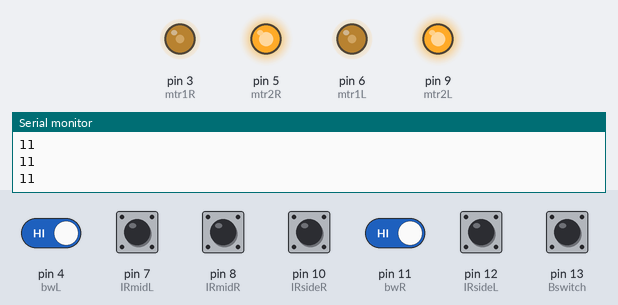
Bench run of a sketch on a simulated Arduino Uno, built with avr-gcc and run on an emulated ATmega328P. Parts: output pins drawn as LEDs (lit = HIGH), the last lines printed to the serial monitor. Dashed ring = blinking. The test bench sets the inputs (shaded band); at power-on: pin 4 (bwL), pin 7 (IRmidL), pin 8 (IRmidR), pin 10 (IRsideR), pin 11 (bwR), pin 12 (IRsideL) HIGH, pin 13 (Bswitch) LOW.

Above: at 1.2 s.
1.3 s: pin 4 (bwL) driven LOW
At 3.3 s:
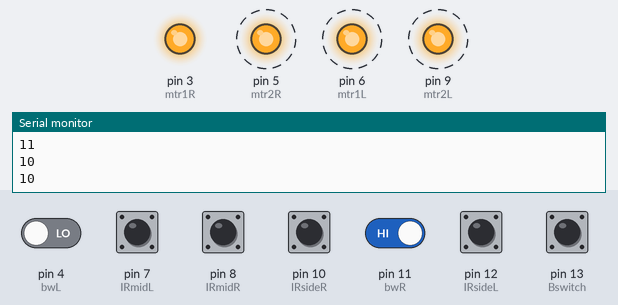
4.3 s: pin 11 (bwR) driven LOW
7.3 s: pin 11 (bwR) driven HIGH
At 8.38 s:
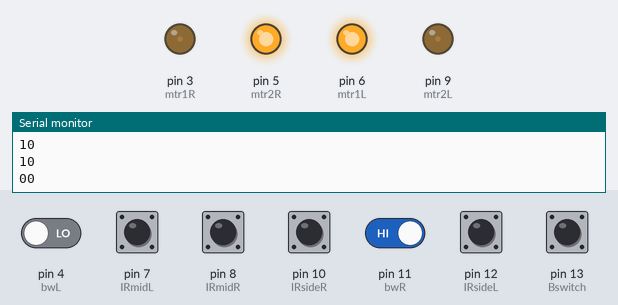
10.3 s: pin 4 (bwL) driven HIGH
At 10.9 s:
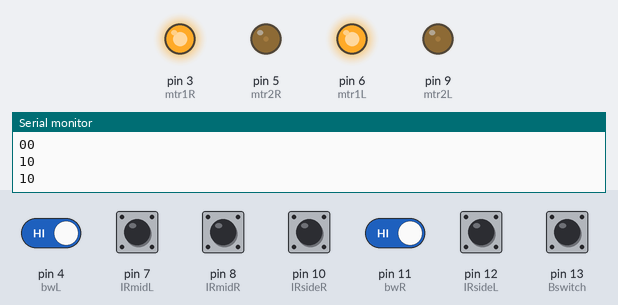
Timing chart, 0 to 13.3 s (numbered marks = the images above; inputs shaded):
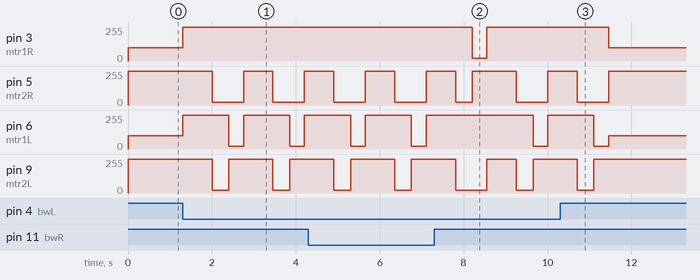

Measured:
- after the input at 1.3 s, pin 3 (mtr1R): 100/255 → 255/255 at once; pin 5 (mtr2R): alternates 255/255 for 0.70 s and 20/255 for 0.75 s, starting after 0.71 s; pin 6 (mtr1L): alternates 255/255 for 1.1 s and 20/255 for 0.35 s, starting at once; pin 9 (mtr2L): alternates 255/255 for 1.1 s and 20/255 for 0.40 s, starting after 0.71 s
- after the input at 10.3 s, pin 3 (mtr1R): 255/255 → 100/255 after 1.2 s; pin 5 (mtr2R): goes on until 11.5 s, then stays 255/255; pin 9 (mtr2L): goes on until 11.1 s, then stays 255/255

The sketch:

Sumo.ino
```cpp
/*
Author: Karim Q.
Date: ~2019
*/
#define interrupt 2
#define IRsideR 10
#define IRsideL 12
#define IRmidR 8
#define IRmidL 7

#define bwR 11
#define bwL 4

#define mtr1R 3
#define mtr2R 5
#define mtr1L 6
#define mtr2L 9

#define Bswitch 13

int orimil = 0;
int searchinterval = 500;
int i = 0;
int count;
int k = 0;

int raiseS = 200;

char flag = "R";

int flag2 = 0;

void setup() {
  pinMode(IRsideR, INPUT); pinMode(IRsideL, INPUT);
  pinMode(IRmidR, INPUT); pinMode(IRmidL, INPUT);

  pinMode(bwR, INPUT); pinMode(bwL, INPUT);

  pinMode(mtr1R, OUTPUT); pinMode(mtr2R, OUTPUT);
  pinMode(mtr1L, OUTPUT); pinMode(mtr2L, OUTPUT);

  // pinMode(interrupt, INPUT_PULLUP);
  // attachInterrupt (digitalPinToInterrupt (interrupt), interfunc, LOW);

  Serial.begin(9600);
}

void interfunc() {
  digitalWrite(mtr1R, HIGH); analogWrite(mtr2R, 20);
  analogWrite(mtr1L, 20); digitalWrite(mtr2L, HIGH);

  delayMicroseconds(16000); delayMicroseconds(16000); delayMicroseconds(16000); delayMicroseconds(16000); delayMicroseconds(16000); delayMicroseconds(16000); delayMicroseconds(16000);
  delayMicroseconds(16000); delayMicroseconds(16000); delayMicroseconds(16000); delayMicroseconds(16000); delayMicroseconds(16000); delayMicroseconds(16000); delayMicroseconds(16000);
  delayMicroseconds(16000); delayMicroseconds(16000); delayMicroseconds(16000); delayMicroseconds(16000); delayMicroseconds(16000); delayMicroseconds(16000); delayMicroseconds(16000);
  delayMicroseconds(16000); delayMicroseconds(16000); delayMicroseconds(16000); delayMicroseconds(16000); delayMicroseconds(16000); delayMicroseconds(16000); delayMicroseconds(16000);
  delayMicroseconds(16000); delayMicroseconds(16000); delayMicroseconds(16000); delayMicroseconds(16000); delayMicroseconds(16000); delayMicroseconds(16000); delayMicroseconds(16000);
  //delayMicroseconds(16000); delayMicroseconds(16000); delayMicroseconds(16000); delayMicroseconds(16000); delayMicroseconds(16000); delayMicroseconds(16000); delayMicroseconds(16000);
  //delayMicroseconds(16000); delayMicroseconds(16000); delayMicroseconds(16000); delayMicroseconds(16000); delayMicroseconds(16000); delayMicroseconds(16000); delayMicroseconds(16000);
  //delayMicroseconds(16000); delayMicroseconds(16000); delayMicroseconds(16000); delayMicroseconds(16000); delayMicroseconds(16000); delayMicroseconds(16000); delayMicroseconds(16000);
  //delayMicroseconds(16000); delayMicroseconds(16000); delayMicroseconds(16000); delayMicroseconds(16000); delayMicroseconds(16000); delayMicroseconds(16000); delayMicroseconds(16000);

  stopA();
}

void formove(int right, int left) {
  analogWrite(mtr1R, right); digitalWrite(mtr2R, HIGH);
  analogWrite(mtr1L, left); digitalWrite(mtr2L, HIGH);
}

void stopA() {
  digitalWrite(mtr1R, HIGH); digitalWrite(mtr2R, HIGH);
  digitalWrite(mtr1L, HIGH); digitalWrite(mtr2L, HIGH);
}

void back(int backT) {
  digitalWrite(3, HIGH); analogWrite(5, 20);
  digitalWrite(6, HIGH); analogWrite(9, 20);

  delay(backT);
}

void TurningL(int TurnT) {
  digitalWrite(mtr1R, HIGH);
  analogWrite(mtr2R, 20);
  analogWrite(mtr1L, 20);
  digitalWrite(mtr2L, HIGH);

  delay(TurnT);
}

void TurningR(int TurnT) {
  analogWrite(mtr1R, 20); digitalWrite(mtr2R, HIGH);
  digitalWrite(mtr1L, HIGH); analogWrite(mtr2L, 20);

  delay(TurnT);
}

void search() {
  unsigned long curmil = millis();

  if (curmil - orimil >= searchinterval && flag == 'R') {
    flag = 'L';
    orimil = curmil;
    count = count + 1;
  }

  if (curmil - orimil >= searchinterval && flag == 'L') {
    flag = 'R';
    orimil = curmil;
    count = count + 1;
  }

  if (flag == 'R') {
    formove(200, 20);
  }

  if (flag == 'L') {
    formove(20, 200);
  }

  if (count == 5) {
    TurningR(220);
    orimil = curmil;
    count = 0;
  }
}

void loop() {
  int IRsideRread = digitalRead(IRsideR);
  int IRsideLread = digitalRead(IRsideL);
  int IRmidRread = digitalRead(IRmidR);
  int IRmidLread = digitalRead(IRmidL);

  int Bswitchread = digitalRead(Bswitch);

  int BwRread = digitalRead(bwR);
  int BwLread = digitalRead(bwL);

  Serial.print(BwRread);
  Serial.println(BwLread);

  formove(100,100);

  // if (BwRread && BwLread) {
  //   if (Bswitchread == LOW) {
  //     for (k; k < 2; k++) {
  //       raiseS = millis();
  //     }
  //     unsigned long raisecounter = millis();
  //     if (raisecounter - raiseS >= 500) {
  //       raiseS = raisecounter;
  //       back(300);
  //       stopA();
  //     }
  //   }
  //   else {
  //     k = 0;

  //     if (!IRmidRread || !IRmidLread) {
  //       formove(20, 20);
  //     }

  //     if (IRmidRread && !IRmidLread && IRsideRread && !IRsideLread) {
  //       formove(255, 20);
  //       flag = 'L';
  //     }

  //     if (IRmidRread && IRmidLread && IRsideRread && !IRsideLread) {
  //       TurningR(200);
  //       flag = 'L';
  //     }

  //     if (!IRmidRread && IRmidLread && !IRsideRread && IRsideLread ) {
  //       formove(20, 255);
  //       flag = 'R';
  //     }

  //     if (!IRmidRread && IRmidLread && !IRsideRread && IRsideLread ) {
  //       TurningL(200);
  //       flag = 'R';
  //     }

  //     if (IRmidRread && IRmidLread && IRsideRread && IRsideLread) {
  //       search();
  //     }
  //   }
  // }

  if (BwLread == LOW) {
    stopA();
    delay(700);
    back(400);
    TurningL(350);
  }

  if (BwRread == LOW) {
    stopA();
    delay(700);
    back(400);
    TurningR(350);
  }
}
```
